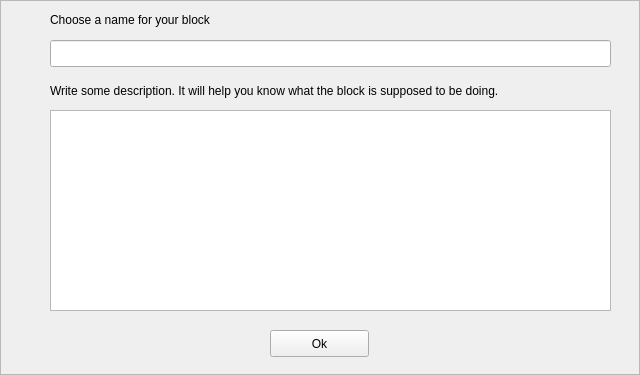
<?xml version="1.0" encoding="UTF-8"?>
<ui version="4.0">
 <class>RenameFrame</class>
 <widget class="QFrame" name="RenameFrame">
  <property name="geometry">
   <rect>
    <x>0</x>
    <y>0</y>
    <width>640</width>
    <height>375</height>
   </rect>
  </property>
  <property name="windowTitle">
   <string>Frame</string>
  </property>
  <property name="frameShape">
   <enum>QFrame::StyledPanel</enum>
  </property>
  <property name="frameShadow">
   <enum>QFrame::Raised</enum>
  </property>
  <widget class="QPushButton" name="pushButton">
   <property name="geometry">
    <rect>
     <x>270</x>
     <y>330</y>
     <width>99</width>
     <height>27</height>
    </rect>
   </property>
   <property name="text">
    <string>Ok</string>
   </property>
  </widget>
  <widget class="QLineEdit" name="lineEdit">
   <property name="geometry">
    <rect>
     <x>50</x>
     <y>40</y>
     <width>561</width>
     <height>27</height>
    </rect>
   </property>
  </widget>
  <widget class="QLabel" name="label">
   <property name="geometry">
    <rect>
     <x>50</x>
     <y>10</y>
     <width>791</width>
     <height>20</height>
    </rect>
   </property>
   <property name="text">
    <string>Choose a name for your block</string>
   </property>
  </widget>
  <widget class="QLabel" name="label_2">
   <property name="geometry">
    <rect>
     <x>50</x>
     <y>80</y>
     <width>781</width>
     <height>21</height>
    </rect>
   </property>
   <property name="text">
    <string>Write some description. It will help you know what the block is supposed to be doing.</string>
   </property>
  </widget>
  <widget class="QTextEdit" name="textEdit">
   <property name="geometry">
    <rect>
     <x>50</x>
     <y>110</y>
     <width>561</width>
     <height>201</height>
    </rect>
   </property>
  </widget>
 </widget>
 <resources/>
 <connections/>
</ui>
